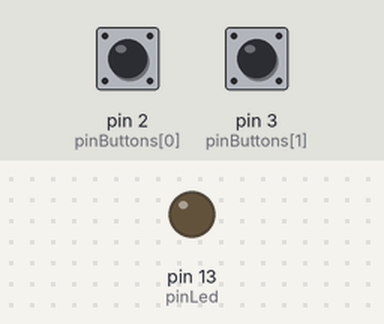
This sketch was run on a simulated Arduino Uno, built with avr-gcc and run on an emulated ATmega328P. On the bench: output pins drawn as LEDs (lit = HIGH). Dashed ring = blinking. The inputs (shaded band) are chosen by the test bench; at power-on: pin 2 (pinButtons[0]) HIGH, pin 3 (pinButtons[1]) HIGH. What the sketch prints to the serial monitor is not drawn.

Above: at 1.2 s.
1.3 s: pin 2 (pinButtons[0]) pulled LOW for 0.15 s
At 1.5 s:
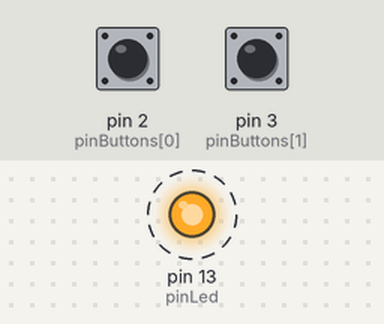
3.0 s: pin 3 (pinButtons[1]) pulled LOW for 0.15 s
At 3.5 s:
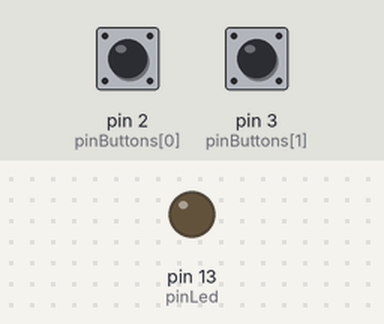
4.6 s: pin 2 (pinButtons[0]) pulled LOW for 1 s
At 6.0 s:
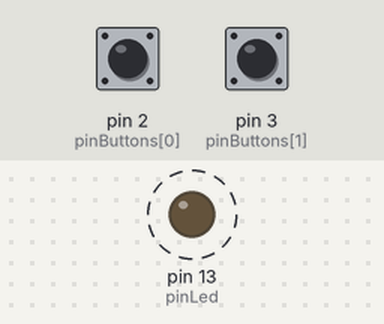
7.1 s: pin 3 (pinButtons[1]) pulled LOW for 1 s
At 8.15 s:
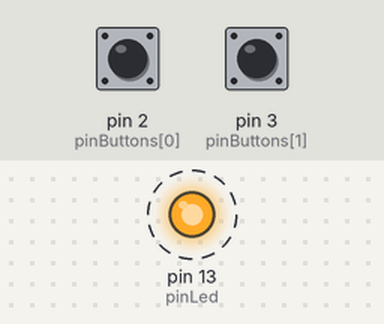
9.6 s: pin 3 (pinButtons[1]) pulled LOW for 3.2 s
At 12.85 s:
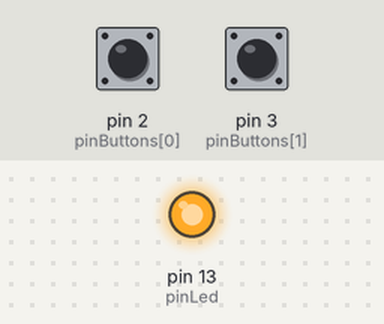
14.4 s: pin 2 (pinButtons[0]) pulled LOW for 3.2 s
At 15.1 s:
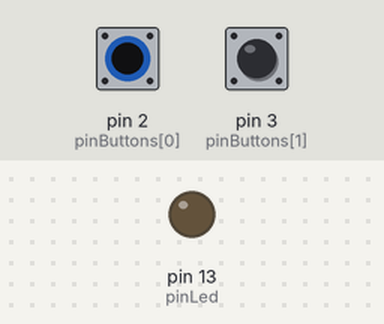
Timing chart, 0 to 19.2 s (numbered marks = the images above; inputs shaded):
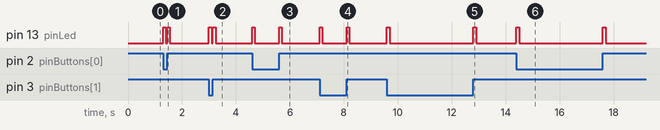

Measured:
- after the input at 1.3 s, pin 13 (pinLed): alternates HIGH for 0.10 s and LOW for 0.05 s, 4 changes in all, then stays LOW, starting at once
- after the input at 3.0 s, pin 13 (pinLed): alternates HIGH for 0.10 s and LOW for 0.05 s, 4 changes in all, then stays LOW, starting at once
- after the input at 4.6 s, pin 13 (pinLed): alternates HIGH for 0.10 s and LOW for 0.90 s, starting at once
- after the input at 7.1 s, pin 13 (pinLed): alternates HIGH for 0.10 s and LOW for 0.90 s, starting at once
- after the input at 9.6 s, pin 13 (pinLed): alternates HIGH for 0.10 s and LOW for 3.1 s, starting at once
- after the input at 14.4 s, pin 13 (pinLed): alternates HIGH for 0.10 s and LOW for 3.1 s, starting at once

The sketch:

ButtonIO.ino
```cpp
const int pinLed = LED_BUILTIN;

#define N_ELEMENTS(array) (sizeof(array)/sizeof((array)[0]))

int pinButtons[] = { 2, 3 };
const int numPinButtons = N_ELEMENTS(pinButtons);

int pinAxes[] = { 0 };
const int numPinAxes = N_ELEMENTS(pinAxes);

#define NUM_BUTTONS 32

struct InputState {
  bool btns[NUM_BUTTONS];
  int axes[6];
  int dpad[2];
} inputState = {};

const unsigned long uBufSize = sizeof(InputState);

void setup() {
  // put your setup code here, to run once:
  for (int i = 0; i < 2; i++) {
    pinMode(pinButtons[i], INPUT);
  }

  pinMode(pinLed, OUTPUT);

  // Start the Serial which is connected with the USB MCU.
  // Make sure both baud rates are the same
  // you can go up to 2000000 for very fast data transmission.
  Serial.begin(115200);
}

void loop() {

  bool stateChanged = false;

  // buttons
  for (int i = 0; i < 2; i++) {
    bool buttonState = !digitalRead(pinButtons[i]);
    stateChanged |= (inputState.btns[i] != buttonState);
    inputState.btns[i] = buttonState;
  }

  // axes
  for (int t = 0; t < 1; t++) {
    //int newVal = analogRead(pinAxes[t]); //(float)analogRead(pinAxes[t]) / 1023.0 * (float)0xFFFF;
    //stateChanged |= (inputState.axes[t] != newVal);
    //inputState.axes[t] = newVal;
  }

  if (stateChanged) {
    digitalWrite(LED_BUILTIN, HIGH);
    Serial.write((byte *)&inputState, uBufSize);
    delay(100);
    digitalWrite(LED_BUILTIN, LOW);
  }
}
```
